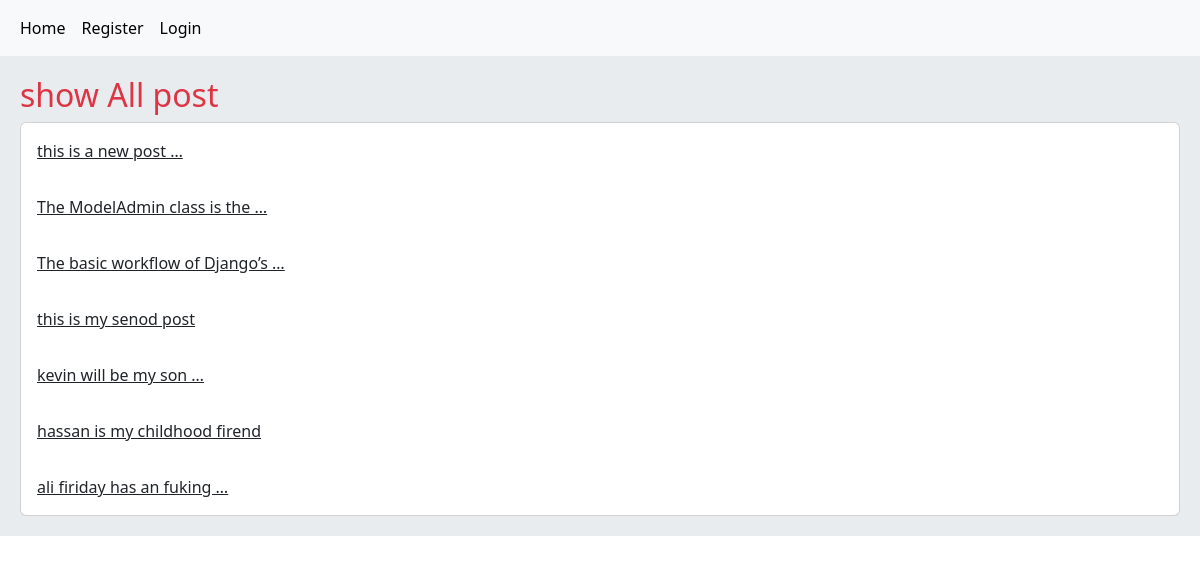
The page / on the database its author committed.
### home/models.py (models this page shows, shortened)
class Post(models.Model):
    user = models.ForeignKey(User, on_delete=models.CASCADE, related_name='posts')
    title = models.CharField(max_length=200)
    body = models.TextField()
    slug = models.SlugField(unique=True)
    created = models.DateTimeField(auto_now_add=True)
    updated = models.DateTimeField(auto_now=True)
    class Meta:
        ordering = ('-created',)
    def get_absolute_url(self):
        return reverse('home:post_detail', kwargs={'pk': self.pk, 'slug': self.slug})

### home/views.py (the view)
# urls.py: path('', views.HomeView.as_view(), name='home'),
class HomeView(View):
    def get(self, request):
        posts = Post.objects.all()
        return render(request, 'home/index.html', {'posts': posts})

### home/templates/home/index.html (shortened to what this page needs)
{% extends 'master.html' %}
{% block body %}
    <h2 class="text-danger">show All post</h2>
    <div class="card">
    {% for post in posts %}
        <a href="{{ post.get_absolute_url }}"
           class="card-body">{{ post.body|truncatewords:5 }}</a>
    {% endfor %}
{% endblock %}

### rows shown on the page
Post: body "this is a new post …"
Post: body "The ModelAdmin class is the …"
Post: body "The basic workflow of Django’s …"
Post: body "this is my senod post"
Post: body "kevin will be my son …"
Post: body "hassan is my childhood firend"
Post: body "ali firiday has an fuking …"
